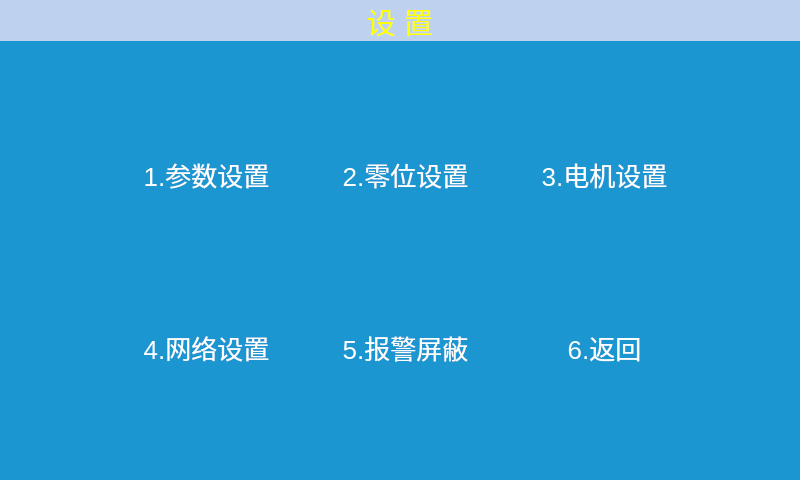
<?xml version="1.0" encoding="UTF-8"?>
<ui version="4.0">
 <class>SettingMain</class>
 <widget class="QWidget" name="SettingMain">
  <property name="geometry">
   <rect>
    <x>0</x>
    <y>0</y>
    <width>800</width>
    <height>480</height>
   </rect>
  </property>
  <property name="windowTitle">
   <string>Form</string>
  </property>
  <property name="styleSheet">
   <string notr="true">QWidget{
background-color: rgb(27, 150, 208);
}
QToolButton{
Background-color:transparent;
border:noborder;
color:white;
font-size:26px;
}</string>
  </property>
  <widget class="QLabel" name="label">
   <property name="geometry">
    <rect>
     <x>0</x>
     <y>0</y>
     <width>800</width>
     <height>41</height>
    </rect>
   </property>
   <property name="styleSheet">
    <string notr="true">background-color: rgb(190,210, 240);</string>
   </property>
   <property name="text">
    <string>&lt;html&gt;&lt;head/&gt;&lt;body&gt;&lt;p align=&quot;center&quot;&gt;&lt;span style=&quot; font-size:22pt; color:#ffff00;&quot;&gt;设 置&lt;/span&gt;&lt;/p&gt;&lt;/body&gt;&lt;/html&gt;</string>
   </property>
  </widget>
  <widget class="QWidget" name="layoutWidget">
   <property name="geometry">
    <rect>
     <x>110</x>
     <y>90</y>
     <width>591</width>
     <height>341</height>
    </rect>
   </property>
   <layout class="QGridLayout" name="gridLayout">
    <item row="0" column="0">
     <widget class="QToolButton" name="parametersetting_lb">
      <property name="sizePolicy">
       <sizepolicy hsizetype="Preferred" vsizetype="Preferred">
        <horstretch>0</horstretch>
        <verstretch>0</verstretch>
       </sizepolicy>
      </property>
      <property name="styleSheet">
       <string notr="true"/>
      </property>
      <property name="text">
       <string>1.参数设置</string>
      </property>
      <property name="icon">
       <iconset resource="../../Resources/picture.qrc">
        <normaloff>:/img/parameter.bmp</normaloff>:/img/parameter.bmp</iconset>
      </property>
      <property name="iconSize">
       <size>
        <width>91</width>
        <height>91</height>
       </size>
      </property>
      <property name="toolButtonStyle">
       <enum>Qt::ToolButtonTextUnderIcon</enum>
      </property>
     </widget>
    </item>
    <item row="0" column="1">
     <widget class="QToolButton" name="zerolevelsetting_lb">
      <property name="sizePolicy">
       <sizepolicy hsizetype="Preferred" vsizetype="Preferred">
        <horstretch>0</horstretch>
        <verstretch>0</verstretch>
       </sizepolicy>
      </property>
      <property name="styleSheet">
       <string notr="true"/>
      </property>
      <property name="text">
       <string>2.零位设置</string>
      </property>
      <property name="icon">
       <iconset resource="../../Resources/picture.qrc">
        <normaloff>:/img/other_motor1.png</normaloff>:/img/other_motor1.png</iconset>
      </property>
      <property name="iconSize">
       <size>
        <width>91</width>
        <height>92</height>
       </size>
      </property>
      <property name="toolButtonStyle">
       <enum>Qt::ToolButtonTextUnderIcon</enum>
      </property>
     </widget>
    </item>
    <item row="0" column="2">
     <widget class="QToolButton" name="motorsetting_lb">
      <property name="sizePolicy">
       <sizepolicy hsizetype="Preferred" vsizetype="Preferred">
        <horstretch>0</horstretch>
        <verstretch>0</verstretch>
       </sizepolicy>
      </property>
      <property name="styleSheet">
       <string notr="true"/>
      </property>
      <property name="text">
       <string>3.电机设置</string>
      </property>
      <property name="icon">
       <iconset resource="../../Resources/picture.qrc">
        <normaloff>:/img/ZERO.BMP</normaloff>:/img/ZERO.BMP</iconset>
      </property>
      <property name="iconSize">
       <size>
        <width>91</width>
        <height>92</height>
       </size>
      </property>
      <property name="toolButtonStyle">
       <enum>Qt::ToolButtonTextUnderIcon</enum>
      </property>
     </widget>
    </item>
    <item row="1" column="0">
     <widget class="QToolButton" name="netsetting_lb">
      <property name="sizePolicy">
       <sizepolicy hsizetype="Preferred" vsizetype="Preferred">
        <horstretch>0</horstretch>
        <verstretch>0</verstretch>
       </sizepolicy>
      </property>
      <property name="styleSheet">
       <string notr="true"/>
      </property>
      <property name="text">
       <string>4.网络设置</string>
      </property>
      <property name="icon">
       <iconset resource="../../Resources/picture.qrc">
        <normaloff>:/img/1.png</normaloff>:/img/1.png</iconset>
      </property>
      <property name="iconSize">
       <size>
        <width>91</width>
        <height>92</height>
       </size>
      </property>
      <property name="toolButtonStyle">
       <enum>Qt::ToolButtonTextUnderIcon</enum>
      </property>
     </widget>
    </item>
    <item row="1" column="1">
     <widget class="QToolButton" name="warnsetting_lb">
      <property name="sizePolicy">
       <sizepolicy hsizetype="Preferred" vsizetype="Preferred">
        <horstretch>0</horstretch>
        <verstretch>0</verstretch>
       </sizepolicy>
      </property>
      <property name="styleSheet">
       <string notr="true"/>
      </property>
      <property name="text">
       <string>5.报警屏蔽</string>
      </property>
      <property name="icon">
       <iconset resource="../../Resources/picture.qrc">
        <normaloff>:/img/Warning.png</normaloff>:/img/Warning.png</iconset>
      </property>
      <property name="iconSize">
       <size>
        <width>91</width>
        <height>91</height>
       </size>
      </property>
      <property name="toolButtonStyle">
       <enum>Qt::ToolButtonTextUnderIcon</enum>
      </property>
     </widget>
    </item>
    <item row="1" column="2">
     <widget class="QToolButton" name="back_lb">
      <property name="sizePolicy">
       <sizepolicy hsizetype="Preferred" vsizetype="Preferred">
        <horstretch>0</horstretch>
        <verstretch>0</verstretch>
       </sizepolicy>
      </property>
      <property name="styleSheet">
       <string notr="true"/>
      </property>
      <property name="text">
       <string>6.返回</string>
      </property>
      <property name="icon">
       <iconset resource="../../Resources/picture.qrc">
        <normaloff>:/img/BACK.BMP</normaloff>:/img/BACK.BMP</iconset>
      </property>
      <property name="iconSize">
       <size>
        <width>91</width>
        <height>91</height>
       </size>
      </property>
      <property name="toolButtonStyle">
       <enum>Qt::ToolButtonTextUnderIcon</enum>
      </property>
     </widget>
    </item>
   </layout>
  </widget>
 </widget>
 <resources>
  <include location="../../Resources/picture.qrc"/>
 </resources>
 <connections/>
</ui>
